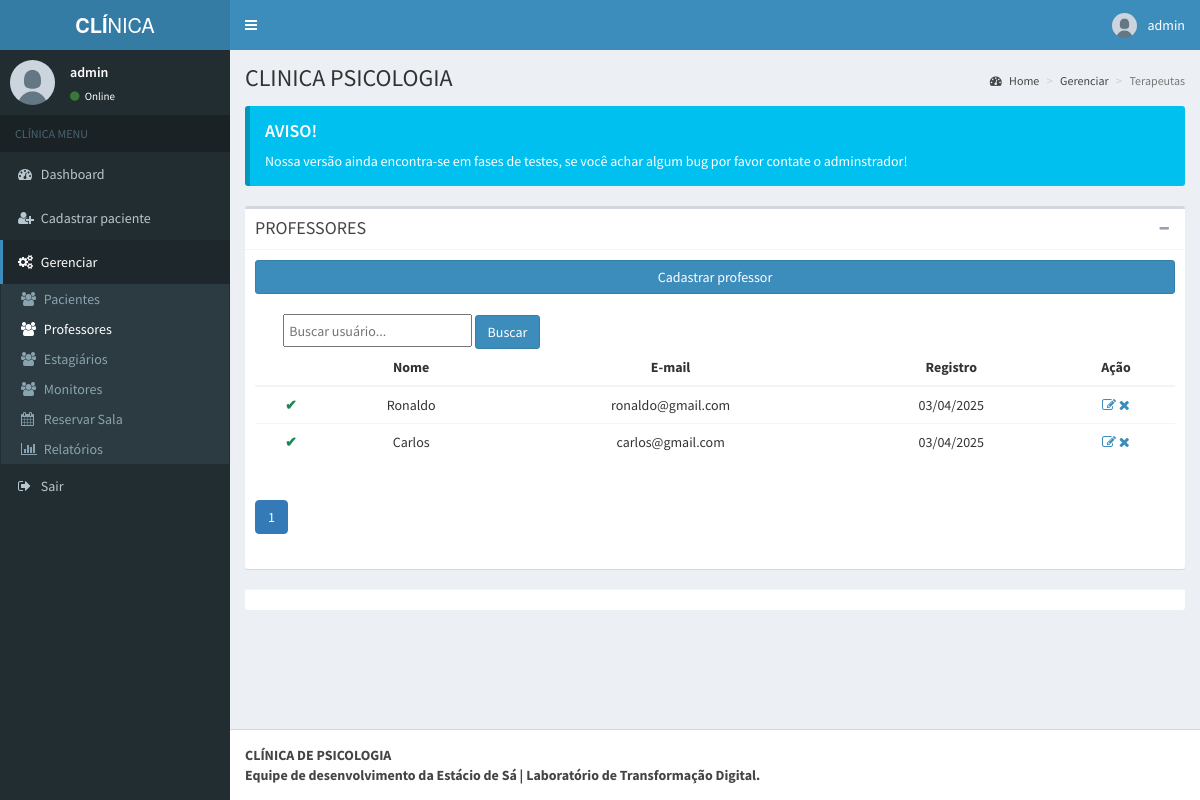
/admin/pages/layout/professores.php (signed in), run on the app's committed database.
### tables this page shows
CREATE TABLE `tbl_professor` (
  `id` int(11) NOT NULL,
  `id_disponibilidade` int(11) UNSIGNED NOT NULL,
  `nome` varchar(50) NOT NULL,
  `usuario` varchar(20) NOT NULL,
  `email` varchar(100) NOT NULL,
  `senha` varchar(255) NOT NULL,
  `date` timestamp NOT NULL DEFAULT current_timestamp() ON UPDATE current_timestamp()
);

### admin/pages/layout/professores.php (the view, shortened to what this page needs)
<?php
include('../../../db/conexao.php');
$where = "";
$busca = isset($_GET['busca']) ? $_GET['busca'] : '';
$por_pagina = 10;
$pagina = isset($_GET['pagina']) ? (int)$_GET['pagina'] : 1;
$offset = ($pagina - 1) * $por_pagina;
?>
<!DOCTYPE html>
<html>
<head>
  <link rel="stylesheet" href="../../bootstrap/css/bootstrap.min.css">
  <link rel="stylesheet" href="https://maxcdn.bootstrapcdn.com/font-awesome/4.4.0/css/font-awesome.min.css">
  <link rel="stylesheet" href="https://code.ionicframework.com/ionicons/2.0.1/css/ionicons.min.css">
  <link rel="stylesheet" href="../../dist/css/AdminLTE.min.css">
  <link rel="stylesheet" href="../../dist/css/skins/_all-skins.min.css">
</head>
<body class="hold-transition skin-blue fixed sidebar-mini">
  <div class="wrapper">
    <header class="main-header">
      <a href="../../index.php" class="logo">
        <span class="logo-lg"><b>CLÍ</b>NICA</span>
      </a>
      <nav class="navbar navbar-static-top" role="navigation">
        <a href="#" class="sidebar-toggle" data-toggle="offcanvas" role="button">
        </a>
        <div class="navbar-custom-menu">
          <ul class="nav navbar-nav">
            <li class="dropdown user user-menu">
              <a href="#" class="dropdown-toggle" data-toggle="dropdown">
                <img src="../../dist/img/user.jpg" class="user-image" alt="User Image">
                <span class="hidden-xs"><?php echo $_SESSION['nome']; ?></span>
              </a>
            </li>
          </ul>
        </div>
      </nav>
    </header>
    <aside class="main-sidebar">
      <section class="sidebar">
        <div class="user-panel">
          <div class="pull-left image">
            <img src="../../dist/img/user.jpg" class="img-circle" alt="User Image">
          </div>
          <div class="pull-left info">
            <p><?php echo $_SESSION['nome']; ?></p>
            <a href="#"><i class="fa fa-circle text-success"></i> Online</a>
          </div>
        </div>
        <ul class="sidebar-menu">
          <li class="header">CLÍNICA MENU</li>
          <li><a href="../../index.php"><i class="fa fa-dashboard"></i> <span>Dashboard</span></a></li>
          <li class="treeview">
            <a href="#">
              <i class="fa fa-user-plus"></i>
              <span>Cadastrar paciente</span>
            </a>
          </li>
          <li class="treeview active">
            <a href="#">
              <i class="fa fa-cogs"></i>
              <span>Gerenciar</span>
            </a>
            <ul class="treeview-menu">
              <li><a href="pacientes.php"><i class="fa fa-users"></i> Pacientes</a></li>
              <li class="active"><a href="professores.php"><i class="fa fa-users"></i> Professores</a></li>
              <li><a href="terapeutas.php"><i class="fa fa-users"></i> Estagiários</a></li>
              <li><a href="monitor.php"><i class="fa fa-users"></i> Monitores</a></li>
              <li><a href="../reserva_sala/reservar-sala.php"><i class="fa fa-calendar"></i> Reservar Sala</a></li>
              <li><a href="../relatorios.php"><i class="fa fa-bar-chart"></i> Relatórios</a></li>
            </ul>
          </li>
          <li><a href="../../logout.php"><i class="fa fa-sign-out"></i> Sair</a></li>
        </ul>
      </section>
    </aside>
    <div class="content-wrapper">
      <section class="content-header">
        <h1>
          CLINICA PSICOLOGIA
        </h1>
        <ol class="breadcrumb">
          <li><a href="../../../index.php"><i class="fa fa-dashboard"></i> Home</a></li>
          <li><a href="#">Gerenciar</a></li>
          <li class="active">Terapeutas</li>
        </ol>
      </section>
      <section class="content">
        <div class="callout callout-info">
          <h4>AVISO!</h4>
          <p>Nossa versão ainda encontra-se em fases de testes, se você achar algum bug por favor contate o adminstrador!</p>
        </div>
        <div class="box">
          <div class="box-header with-border">
            <h3 class="box-title">PROFESSORES</h3>
            <div class="box-tools pull-right">
              <button class="btn btn-box-tool" data-widget="collapse" data-toggle="tooltip" title="Collapse"><i class="fa fa-minus"></i></button>
            </div>
          </div>
          <div class="box-body">
            <a href="cadastro/cadastro-professor.php">
              <button class="btn btn-block btn-primary">Cadastrar professor</button>
            </a>
             <br>
            <form method="GET">
              <input type="text" name="busca" placeholder="Buscar usuário..." style="padding:0.5%;margin-left:3%;" value="<?php echo htmlspecialchars($busca); ?>">
              <button class="btn btn-primary" type="submit">Buscar</button>
            </form>
            <div>
              <table class="table table-hover text-center">
                <thead class="table-dark">
                  <tr>
                    <th></th>
                    <th scope="col">Nome</th>
                    <th scope="col">E-mail</th>
                    <th scope="col">Registro</th>
                    <th scope="col">Ação</th>
                  </tr>
                </thead>
                <tbody>
                  <?php
                  $sql = "SELECT pr.id, pr.id_disponibilidade, pr.nome, pr.email, pr.date
                  FROM tbl_professor pr
                  $where
                  ORDER BY id DESC
                  LIMIT $por_pagina  OFFSET $offset";
                  $sql_total = "SELECT COUNT(*) as total FROM tbl_professor t $where";
                  $result_total = mysqli_query($mysqli, $sql_total);
                  $total = mysqli_fetch_assoc($result_total)['total'];
                  $result = mysqli_query($mysqli, $sql);
                  while ($row = mysqli_fetch_assoc($result)) {
                  ?>
                    <tr>
                      <td><span style="color: <?php echo ($row['id_disponibilidade'] == 2) ? '#dc3545' : '#198754'; ?>; font-weight: bold;"><?php echo ($row['id_disponibilidade'] == 2) ? '✘' : '✔'; ?></span></td>
                      <td><?php echo $row["nome"] ?></td>
                      <td><?php echo $row["email"] ?></td>
                      <td><?php echo date('d/m/Y', strtotime($row["date"])); ?></td>
                      <td>
                        <a href="edit/edit-professor.php?id=<?php echo $row["id"] ?>" class="link-dark">
                          <i class="fa fa-edit"></i>
                        </a>
                        <a href="#" data-toggle="modal" data-target="#modalDelete">
                          <span class="open-modal" data-id="<?php echo $row["id"] ?>">
                            <i class="fa fa-remove"></i>
                          </span>
                        </a>
                      </td>
                    </tr>
                  <?php
                  }
                  ?>
                </tbody>
              </table>
              <?php
                $total_paginas = ceil($total / $por_pagina);
              ?>
            </div>
            <nav>
              <ul class="pagination justify-content-center">
                <?php
                $range = 2;
                ?>
                <?php
                for ($i = max(1, $pagina - $range); $i <= min($total_paginas, $pagina + $range); $i++) {
                ?>
                  <li class="page-item <?php echo ($i == $pagina) ? 'active' : ''; ?>">
                    <a class="page-link" href="?pagina=<?php echo $i; ?>">
                      <?php echo $i; ?>
                    </a>
                  </li>
                <?php
                }
                ?>
              </ul>
            </nav>
            </div>
          </div>
          <div class="box-footer">
          </div>
        </div>
    </div>
    <footer class="main-footer">
      <strong>CLÍNICA DE PSICOLOGIA <br> Equipe de desenvolvimento da Estácio de Sá | Laboratório de Transformação Digital.</strong>
    </footer>
</body>
</html>

### data on the page
tbl_professor: nome "Ronaldo", email "ronaldo@gmail.com", date "03/04/2025"
tbl_professor: nome "Carlos", email "carlos@gmail.com", date "03/04/2025"

### other printed values
$_SESSION['nome'] "admin"
